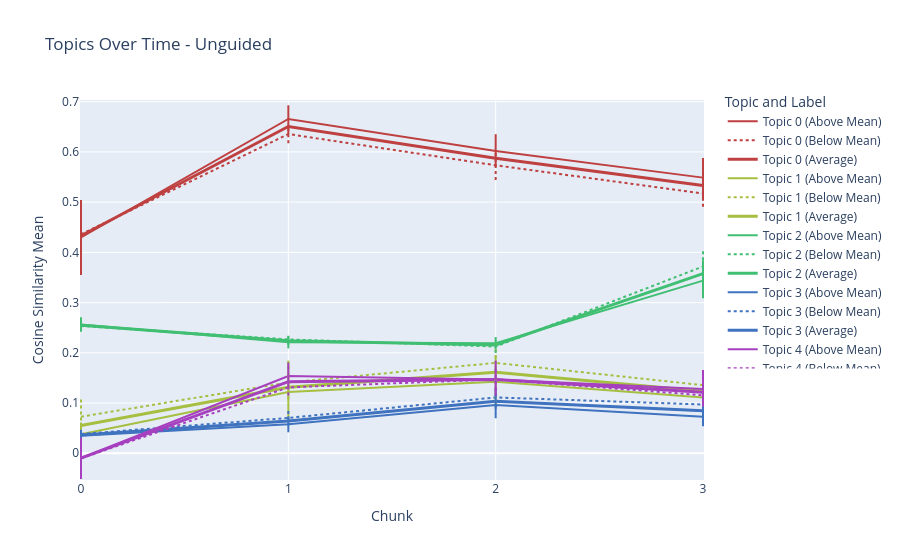
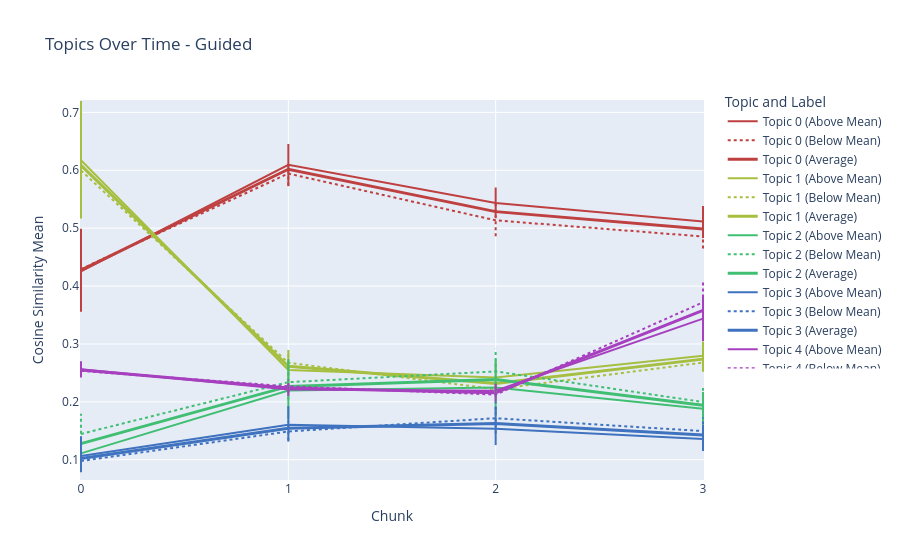

Notebook source saved alongside these figures, in order:
### Code cell
df_becker = df_becker[df_becker['speaker_nickname'] != 'NULL_SPEAKER']
train_and_plot(df_becker,seed_topics_estimation,5,4,'mean_post_discussion_error_pct',95,'unguided')
train_and_plot(df_becker,seed_topics_estimation,5,4,'mean_post_discussion_error_pct',95,'guided')

### Figure 1 — Plotly figure (JSON) as saved in the notebook; plotly's stock layout.template omitted (floating-point values rounded to 4 significant figures)
{"data": [{"line": {"color": "hsl(0.0, 50%, 50%)", "dash": "solid"}, "mode": "lines", "name": "Topic 0 (Above Mean)", "type": "scatter", "x": [0, 1, 2, 3], "y": [0.4301, 0.6655, 0.6018, 0.5488]}, {"line": {"color": "hsl(0.0, 50%, 50%)", "dash": "dot"}, "mode": "lines", "name": "Topic 0 (Below Mean)", "type": "scatter", "x": [0, 1, 2, 3], "y": [0.436, 0.6356, 0.5734, 0.5171]}, {"line": {"color": "hsl(0.0, 50%, 50%)", "width": 3}, "mode": "lines", "name": "Topic 0 (Average)", "type": "scatter", "x": [0, 1, 2, 3], "y": [0.433, 0.6506, 0.5876, 0.533]}, {"line": {"color": "hsl(72.0, 50%, 50%)", "dash": "solid"}, "mode": "lines", "name": "Topic 1 (Above Mean)", "type": "scatter", "x": [0, 1, 2, 3], "y": [0.03812, 0.1221, 0.1425, 0.111]}, {"line": {"color": "hsl(72.0, 50%, 50%)", "dash": "dot"}, "mode": "lines", "name": "Topic 1 (Below Mean)", "type": "scatter", "x": [0, 1, 2, 3], "y": [0.07286, 0.141, 0.18, 0.1356]}, {"line": {"color": "hsl(72.0, 50%, 50%)", "width": 3}, "mode": "lines", "name": "Topic 1 (Average)", "type": "scatter", "x": [0, 1, 2, 3], "y": [0.05549, 0.1316, 0.1612, 0.1233]}, {"line": {"color": "hsl(144.0, 50%, 50%)", "dash": "solid"}, "mode": "lines", "name": "Topic 2 (Above Mean)", "type": "scatter", "x": [0, 1, 2, 3], "y": [0.2562, 0.2212, 0.2191, 0.3438]}, {"line": {"color": "hsl(144.0, 50%, 50%)", "dash": "dot"}, "mode": "lines", "name": "Topic 2 (Below Mean)", "type": "scatter", "x": [0, 1, 2, 3], "y": [0.2535, 0.2268, 0.2125, 0.3719]}, {"line": {"color": "hsl(144.0, 50%, 50%)", "width": 3}, "mode": "lines", "name": "Topic 2 (Average)", "type": "scatter", "x": [0, 1, 2, 3], "y": [0.2549, 0.224, 0.2158, 0.3579]}, {"line": {"color": "hsl(216.0, 50%, 50%)", "dash": "solid"}, "mode": "lines", "name": "Topic 3 (Above Mean)", "type": "scatter", "x": [0, 1, 2, 3], "y": [0.03485, 0.05805, 0.09604, 0.07269]}, {"line": {"color": "hsl(216.0, 50%, 50%)", "dash": "dot"}, "mode": "lines", "name": "Topic 3 (Below Mean)", "type": "scatter", "x": [0, 1, 2, 3], "y": [0.03841, 0.07047, 0.1112, 0.09719]}, {"line": {"color": "hsl(216.0, 50%, 50%)", "width": 3}, "mode": "lines", "name": "Topic 3 (Average)", "type": "scatter", "x": [0, 1, 2, 3], "y": [0.03663, 0.06426, 0.1036, 0.08494]}, {"line": {"color": "hsl(288.0, 50%, 50%)", "dash": "solid"}, "mode": "lines", "name": "Topic 4 (Above Mean)", "type": "scatter", "x": [0, 1, 2, 3], "y": [-0.009347, 0.1539, 0.1472, 0.128]}, {"line": {"color": "hsl(288.0, 50%, 50%)", "dash": "dot"}, "mode": "lines", "name": "Topic 4 (Below Mean)", "type": "scatter", "x": [0, 1, 2, 3], "y": [-0.01002, 0.1312, 0.1471, 0.1155]}, {"line": {"color": "hsl(288.0, 50%, 50%)", "width": 3}, "mode": "lines", "name": "Topic 4 (Average)", "type": "scatter", "x": [0, 1, 2, 3], "y": [-0.009685, 0.1425, 0.1471, 0.1217]}], "layout": {"legend": {"title": {"text": "Topic and Label"}, "x": 1.03, "xanchor": "left", "y": 1.03, "yanchor": "top"}, "margin": {"b": 80, "l": 80, "r": 80, "t": 100}, "shapes": [{"line": {"color": "hsl(0.0, 50%, 50%)", "dash": "solid", "width": 2}, "type": "line", "x0": 0, "x1": 0, "y0": 0.355, "y1": 0.5044}, {"line": {"color": "hsl(0.0, 50%, 50%)", "dash": "solid", "width": 2}, "type": "line", "x0": 1, "x1": 1, "y0": 0.6349, "y1": 0.6928}, {"line": {"color": "hsl(0.0, 50%, 50%)", "dash": "solid", "width": 2}, "type": "line", "x0": 2, "x1": 2, "y0": 0.5709, "y1": 0.6353}, {"line": {"color": "hsl(0.0, 50%, 50%)", "dash": "solid", "width": 2}, "type": "line", "x0": 3, "x1": 3, "y0": 0.5076, "y1": 0.588}, {"line": {"color": "hsl(0.0, 50%, 50%)", "dash": "dot", "width": 2}, "type": "line", "x0": 0, "x1": 0, "y0": 0.3899, "y1": 0.4848}, {"line": {"color": "hsl(0.0, 50%, 50%)", "dash": "dot", "width": 2}, "type": "line", "x0": 1, "x1": 1, "y0": 0.6173, "y1": 0.6545}, {"line": {"color": "hsl(0.0, 50%, 50%)", "dash": "dot", "width": 2}, "type": "line", "x0": 2, "x1": 2, "y0": 0.5443, "y1": 0.6021}, {"line": {"color": "hsl(0.0, 50%, 50%)", "dash": "dot", "width": 2}, "type": "line", "x0": 3, "x1": 3, "y0": 0.4909, "y1": 0.5406}, {"line": {"color": "hsl(72.0, 50%, 50%)", "dash": "solid", "width": 2}, "type": "line", "x0": 0, "x1": 0, "y0": 0.019, "y1": 0.06122}, {"line": {"color": "hsl(72.0, 50%, 50%)", "dash": "solid", "width": 2}, "type": "line", "x0": 1, "x1": 1, "y0": 0.06839, "y1": 0.1845}, {"line": {"color": "hsl(72.0, 50%, 50%)", "dash": "solid", "width": 2}, "type": "line", "x0": 2, "x1": 2, "y0": 0.09798, "y1": 0.1938}, {"line": {"color": "hsl(72.0, 50%, 50%)", "dash": "solid", "width": 2}, "type": "line", "x0": 3, "x1": 3, "y0": 0.08211, "y1": 0.1438}, {"line": {"color": "hsl(72.0, 50%, 50%)", "dash": "dot", "width": 2}, "type": "line", "x0": 0, "x1": 0, "y0": 0.04154, "y1": 0.11}, {"line": {"color": "hsl(72.0, 50%, 50%)", "dash": "dot", "width": 2}, "type": "line", "x0": 1, "x1": 1, "y0": 0.1077, "y1": 0.1827}, {"line": {"color": "hsl(72.0, 50%, 50%)", "dash": "dot", "width": 2}, "type": "line", "x0": 2, "x1": 2, "y0": 0.142, "y1": 0.2207}, {"line": {"color": "hsl(72.0, 50%, 50%)", "dash": "dot", "width": 2}, "type": "line", "x0": 3, "x1": 3, "y0": 0.1113, "y1": 0.1616}, {"line": {"color": "hsl(144.0, 50%, 50%)", "dash": "solid", "width": 2}, "type": "line", "x0": 0, "x1": 0, "y0": 0.2421, "y1": 0.2709}, {"line": {"color": "hsl(144.0, 50%, 50%)", "dash": "solid", "width": 2}, "type": "line", "x0": 1, "x1": 1, "y0": 0.2088, "y1": 0.2333}, {"line": {"color": "hsl(144.0, 50%, 50%)", "dash": "solid", "width": 2}, "type": "line", "x0": 2, "x1": 2, "y0": 0.2069, "y1": 0.2314}, {"line": {"color": "hsl(144.0, 50%, 50%)", "dash": "solid", "width": 2}, "type": "line", "x0": 3, "x1": 3, "y0": 0.3089, "y1": 0.3843}, {"line": {"color": "hsl(144.0, 50%, 50%)", "dash": "dot", "width": 2}, "type": "line", "x0": 0, "x1": 0, "y0": 0.2441, "y1": 0.2624}, {"line": {"color": "hsl(144.0, 50%, 50%)", "dash": "dot", "width": 2}, "type": "line", "x0": 1, "x1": 1, "y0": 0.2163, "y1": 0.2369}, {"line": {"color": "hsl(144.0, 50%, 50%)", "dash": "dot", "width": 2}, "type": "line", "x0": 2, "x1": 2, "y0": 0.1996, "y1": 0.2251}, {"line": {"color": "hsl(144.0, 50%, 50%)", "dash": "dot", "width": 2}, "type": "line", "x0": 3, "x1": 3, "y0": 0.3363, "y1": 0.4073}, {"line": {"color": "hsl(216.0, 50%, 50%)", "dash": "solid", "width": 2}, "type": "line", "x0": 0, "x1": 0, "y0": 0.02301, "y1": 0.04645}, {"line": {"color": "hsl(216.0, 50%, 50%)", "dash": "solid", "width": 2}, "type": "line", "x0": 1, "x1": 1, "y0": 0.04181, "y1": 0.07381}, {"line": {"color": "hsl(216.0, 50%, 50%)", "dash": "solid", "width": 2}, "type": "line", "x0": 2, "x1": 2, "y0": 0.06971, "y1": 0.1257}, {"line": {"color": "hsl(216.0, 50%, 50%)", "dash": "solid", "width": 2}, "type": "line", "x0": 3, "x1": 3, "y0": 0.05383, "y1": 0.09482}, {"line": {"color": "hsl(216.0, 50%, 50%)", "dash": "dot", "width": 2}, "type": "line", "x0": 0, "x1": 0, "y0": 0.02874, "y1": 0.04784}, {"line": {"color": "hsl(216.0, 50%, 50%)", "dash": "dot", "width": 2}, "type": "line", "x0": 1, "x1": 1, "y0": 0.05437, "y1": 0.08869}, {"line": {"color": "hsl(216.0, 50%, 50%)", "dash": "dot", "width": 2}, "type": "line", "x0": 2, "x1": 2, "y0": 0.08853, "y1": 0.1324}, {"line": {"color": "hsl(216.0, 50%, 50%)", "dash": "dot", "width": 2}, "type": "line", "x0": 3, "x1": 3, "y0": 0.07488, "y1": 0.1204}, {"line": {"color": "hsl(288.0, 50%, 50%)", "dash": "solid", "width": 2}, "type": "line", "x0": 0, "x1": 0, "y0": -0.05118, "y1": 0.03094}, {"line": {"color": "hsl(288.0, 50%, 50%)", "dash": "solid", "width": 2}, "type": "line", "x0": 1, "x1": 1, "y0": 0.13, "y1": 0.1806}, {"line": {"color": "hsl(288.0, 50%, 50%)", "dash": "solid", "width": 2}, "type": "line", "x0": 2, "x1": 2, "y0": 0.1146, "y1": 0.1845}, {"line": {"color": "hsl(288.0, 50%, 50%)", "dash": "solid", "width": 2}, "type": "line", "x0": 3, "x1": 3, "y0": 0.09397, "y1": 0.1657}, {"line": {"color": "hsl(288.0, 50%, 50%)", "dash": "dot", "width": 2}, "type": "line", "x0": 0, "x1": 0, "y0": -0.03773, "y1": 0.01681}, {"line": {"color": "hsl(288.0, 50%, 50%)", "dash": "dot", "width": 2}, "type": "line", "x0": 1, "x1": 1, "y0": 0.115, "y1": 0.1482}, {"line": {"color": "hsl(288.0, 50%, 50%)", "dash": "dot", "width": 2}, "type": "line", "x0": 2, "x1": 2, "y0": 0.1257, "y1": 0.1719}, {"line": {"color": "hsl(288.0, 50%, 50%)", "dash": "dot", "width": 2}, "type": "line", "x0": 3, "x1": 3, "y0": 0.09297, "y1": 0.1417}], "title": {"text": "Topics Over Time - Unguided"}, "xaxis": {"tickmode": "linear", "title": {"text": "Chunk"}, "type": "category"}, "yaxis": {"title": {"text": "Cosine Similarity Mean"}}}}

### Figure 2 — Plotly figure (JSON) as saved in the notebook; plotly's stock layout.template omitted (floating-point values rounded to 4 significant figures)
{"data": [{"line": {"color": "hsl(0.0, 50%, 50%)", "dash": "solid"}, "mode": "lines", "name": "Topic 0 (Above Mean)", "type": "scatter", "x": [0, 1, 2, 3], "y": [0.4256, 0.6093, 0.5436, 0.5117]}, {"line": {"color": "hsl(0.0, 50%, 50%)", "dash": "dot"}, "mode": "lines", "name": "Topic 0 (Below Mean)", "type": "scatter", "x": [0, 1, 2, 3], "y": [0.4294, 0.5943, 0.5135, 0.4856]}, {"line": {"color": "hsl(0.0, 50%, 50%)", "width": 3}, "mode": "lines", "name": "Topic 0 (Average)", "type": "scatter", "x": [0, 1, 2, 3], "y": [0.4275, 0.6018, 0.5286, 0.4986]}, {"line": {"color": "hsl(72.0, 50%, 50%)", "dash": "solid"}, "mode": "lines", "name": "Topic 1 (Above Mean)", "type": "scatter", "x": [0, 1, 2, 3], "y": [0.6174, 0.2552, 0.2421, 0.2798]}, {"line": {"color": "hsl(72.0, 50%, 50%)", "dash": "dot"}, "mode": "lines", "name": "Topic 1 (Below Mean)", "type": "scatter", "x": [0, 1, 2, 3], "y": [0.5996, 0.2675, 0.2218, 0.2679]}, {"line": {"color": "hsl(72.0, 50%, 50%)", "width": 3}, "mode": "lines", "name": "Topic 1 (Average)", "type": "scatter", "x": [0, 1, 2, 3], "y": [0.6085, 0.2613, 0.2319, 0.2738]}, {"line": {"color": "hsl(144.0, 50%, 50%)", "dash": "solid"}, "mode": "lines", "name": "Topic 2 (Above Mean)", "type": "scatter", "x": [0, 1, 2, 3], "y": [0.1111, 0.2195, 0.2248, 0.1883]}, {"line": {"color": "hsl(144.0, 50%, 50%)", "dash": "dot"}, "mode": "lines", "name": "Topic 2 (Below Mean)", "type": "scatter", "x": [0, 1, 2, 3], "y": [0.1447, 0.234, 0.2526, 0.1998]}, {"line": {"color": "hsl(144.0, 50%, 50%)", "width": 3}, "mode": "lines", "name": "Topic 2 (Average)", "type": "scatter", "x": [0, 1, 2, 3], "y": [0.1279, 0.2267, 0.2387, 0.194]}, {"line": {"color": "hsl(216.0, 50%, 50%)", "dash": "solid"}, "mode": "lines", "name": "Topic 3 (Above Mean)", "type": "scatter", "x": [0, 1, 2, 3], "y": [0.1065, 0.1604, 0.1537, 0.1358]}, {"line": {"color": "hsl(216.0, 50%, 50%)", "dash": "dot"}, "mode": "lines", "name": "Topic 3 (Below Mean)", "type": "scatter", "x": [0, 1, 2, 3], "y": [0.09788, 0.1489, 0.1718, 0.1495]}, {"line": {"color": "hsl(216.0, 50%, 50%)", "width": 3}, "mode": "lines", "name": "Topic 3 (Average)", "type": "scatter", "x": [0, 1, 2, 3], "y": [0.1022, 0.1546, 0.1627, 0.1427]}, {"line": {"color": "hsl(288.0, 50%, 50%)", "dash": "solid"}, "mode": "lines", "name": "Topic 4 (Above Mean)", "type": "scatter", "x": [0, 1, 2, 3], "y": [0.2562, 0.2212, 0.2191, 0.3438]}, {"line": {"color": "hsl(288.0, 50%, 50%)", "dash": "dot"}, "mode": "lines", "name": "Topic 4 (Below Mean)", "type": "scatter", "x": [0, 1, 2, 3], "y": [0.2535, 0.2268, 0.2125, 0.3719]}, {"line": {"color": "hsl(288.0, 50%, 50%)", "width": 3}, "mode": "lines", "name": "Topic 4 (Average)", "type": "scatter", "x": [0, 1, 2, 3], "y": [0.2549, 0.224, 0.2158, 0.3579]}], "layout": {"legend": {"title": {"text": "Topic and Label"}, "x": 1.03, "xanchor": "left", "y": 1.03, "yanchor": "top"}, "margin": {"b": 80, "l": 80, "r": 80, "t": 100}, "shapes": [{"line": {"color": "hsl(0.0, 50%, 50%)", "dash": "solid", "width": 2}, "type": "line", "x0": 0, "x1": 0, "y0": 0.3556, "y1": 0.499}, {"line": {"color": "hsl(0.0, 50%, 50%)", "dash": "solid", "width": 2}, "type": "line", "x0": 1, "x1": 1, "y0": 0.5725, "y1": 0.6454}, {"line": {"color": "hsl(0.0, 50%, 50%)", "dash": "solid", "width": 2}, "type": "line", "x0": 2, "x1": 2, "y0": 0.5184, "y1": 0.5703}, {"line": {"color": "hsl(0.0, 50%, 50%)", "dash": "solid", "width": 2}, "type": "line", "x0": 3, "x1": 3, "y0": 0.483, "y1": 0.5384}, {"line": {"color": "hsl(0.0, 50%, 50%)", "dash": "dot", "width": 2}, "type": "line", "x0": 0, "x1": 0, "y0": 0.3855, "y1": 0.473}, {"line": {"color": "hsl(0.0, 50%, 50%)", "dash": "dot", "width": 2}, "type": "line", "x0": 1, "x1": 1, "y0": 0.5737, "y1": 0.6146}, {"line": {"color": "hsl(0.0, 50%, 50%)", "dash": "dot", "width": 2}, "type": "line", "x0": 2, "x1": 2, "y0": 0.4862, "y1": 0.542}, {"line": {"color": "hsl(0.0, 50%, 50%)", "dash": "dot", "width": 2}, "type": "line", "x0": 3, "x1": 3, "y0": 0.465, "y1": 0.5057}, {"line": {"color": "hsl(72.0, 50%, 50%)", "dash": "solid", "width": 2}, "type": "line", "x0": 0, "x1": 0, "y0": 0.5167, "y1": 0.7196}, {"line": {"color": "hsl(72.0, 50%, 50%)", "dash": "solid", "width": 2}, "type": "line", "x0": 1, "x1": 1, "y0": 0.2268, "y1": 0.2897}, {"line": {"color": "hsl(72.0, 50%, 50%)", "dash": "solid", "width": 2}, "type": "line", "x0": 2, "x1": 2, "y0": 0.2148, "y1": 0.2693}, {"line": {"color": "hsl(72.0, 50%, 50%)", "dash": "solid", "width": 2}, "type": "line", "x0": 3, "x1": 3, "y0": 0.2531, "y1": 0.3041}, {"line": {"color": "hsl(72.0, 50%, 50%)", "dash": "dot", "width": 2}, "type": "line", "x0": 0, "x1": 0, "y0": 0.5253, "y1": 0.6742}, {"line": {"color": "hsl(72.0, 50%, 50%)", "dash": "dot", "width": 2}, "type": "line", "x0": 1, "x1": 1, "y0": 0.2461, "y1": 0.2884}, {"line": {"color": "hsl(72.0, 50%, 50%)", "dash": "dot", "width": 2}, "type": "line", "x0": 2, "x1": 2, "y0": 0.205, "y1": 0.2409}, {"line": {"color": "hsl(72.0, 50%, 50%)", "dash": "dot", "width": 2}, "type": "line", "x0": 3, "x1": 3, "y0": 0.2522, "y1": 0.2838}, {"line": {"color": "hsl(144.0, 50%, 50%)", "dash": "solid", "width": 2}, "type": "line", "x0": 0, "x1": 0, "y0": 0.08714, "y1": 0.1359}, {"line": {"color": "hsl(144.0, 50%, 50%)", "dash": "solid", "width": 2}, "type": "line", "x0": 1, "x1": 1, "y0": 0.1703, "y1": 0.2741}, {"line": {"color": "hsl(144.0, 50%, 50%)", "dash": "solid", "width": 2}, "type": "line", "x0": 2, "x1": 2, "y0": 0.1807, "y1": 0.2736}, {"line": {"color": "hsl(144.0, 50%, 50%)", "dash": "solid", "width": 2}, "type": "line", "x0": 3, "x1": 3, "y0": 0.1603, "y1": 0.217}, {"line": {"color": "hsl(144.0, 50%, 50%)", "dash": "dot", "width": 2}, "type": "line", "x0": 0, "x1": 0, "y0": 0.1137, "y1": 0.1796}, {"line": {"color": "hsl(144.0, 50%, 50%)", "dash": "dot", "width": 2}, "type": "line", "x0": 1, "x1": 1, "y0": 0.2043, "y1": 0.2695}, {"line": {"color": "hsl(144.0, 50%, 50%)", "dash": "dot", "width": 2}, "type": "line", "x0": 2, "x1": 2, "y0": 0.2186, "y1": 0.2917}, {"line": {"color": "hsl(144.0, 50%, 50%)", "dash": "dot", "width": 2}, "type": "line", "x0": 3, "x1": 3, "y0": 0.1778, "y1": 0.2237}, {"line": {"color": "hsl(216.0, 50%, 50%)", "dash": "solid", "width": 2}, "type": "line", "x0": 0, "x1": 0, "y0": 0.07848, "y1": 0.1405}, {"line": {"color": "hsl(216.0, 50%, 50%)", "dash": "solid", "width": 2}, "type": "line", "x0": 1, "x1": 1, "y0": 0.1315, "y1": 0.1927}, {"line": {"color": "hsl(216.0, 50%, 50%)", "dash": "solid", "width": 2}, "type": "line", "x0": 2, "x1": 2, "y0": 0.1253, "y1": 0.1909}, {"line": {"color": "hsl(216.0, 50%, 50%)", "dash": "solid", "width": 2}, "type": "line", "x0": 3, "x1": 3, "y0": 0.115, "y1": 0.1599}, {"line": {"color": "hsl(216.0, 50%, 50%)", "dash": "dot", "width": 2}, "type": "line", "x0": 0, "x1": 0, "y0": 0.08354, "y1": 0.1124}, {"line": {"color": "hsl(216.0, 50%, 50%)", "dash": "dot", "width": 2}, "type": "line", "x0": 1, "x1": 1, "y0": 0.1331, "y1": 0.1675}, {"line": {"color": "hsl(216.0, 50%, 50%)", "dash": "dot", "width": 2}, "type": "line", "x0": 2, "x1": 2, "y0": 0.1454, "y1": 0.2004}, {"line": {"color": "hsl(216.0, 50%, 50%)", "dash": "dot", "width": 2}, "type": "line", "x0": 3, "x1": 3, "y0": 0.1299, "y1": 0.1735}, {"line": {"color": "hsl(288.0, 50%, 50%)", "dash": "solid", "width": 2}, "type": "line", "x0": 0, "x1": 0, "y0": 0.2422, "y1": 0.27}, {"line": {"color": "hsl(288.0, 50%, 50%)", "dash": "solid", "width": 2}, "type": "line", "x0": 1, "x1": 1, "y0": 0.2102, "y1": 0.2324}, {"line": {"color": "hsl(288.0, 50%, 50%)", "dash": "solid", "width": 2}, "type": "line", "x0": 2, "x1": 2, "y0": 0.206, "y1": 0.2313}, {"line": {"color": "hsl(288.0, 50%, 50%)", "dash": "solid", "width": 2}, "type": "line", "x0": 3, "x1": 3, "y0": 0.3053, "y1": 0.3833}, {"line": {"color": "hsl(288.0, 50%, 50%)", "dash": "dot", "width": 2}, "type": "line", "x0": 0, "x1": 0, "y0": 0.2437, "y1": 0.2626}, {"line": {"color": "hsl(288.0, 50%, 50%)", "dash": "dot", "width": 2}, "type": "line", "x0": 1, "x1": 1, "y0": 0.2161, "y1": 0.2381}, {"line": {"color": "hsl(288.0, 50%, 50%)", "dash": "dot", "width": 2}, "type": "line", "x0": 2, "x1": 2, "y0": 0.2005, "y1": 0.2257}, {"line": {"color": "hsl(288.0, 50%, 50%)", "dash": "dot", "width": 2}, "type": "line", "x0": 3, "x1": 3, "y0": 0.339, "y1": 0.4062}], "title": {"text": "Topics Over Time - Guided"}, "xaxis": {"tickmode": "linear", "title": {"text": "Chunk"}, "type": "category"}, "yaxis": {"title": {"text": "Cosine Similarity Mean"}}}}
